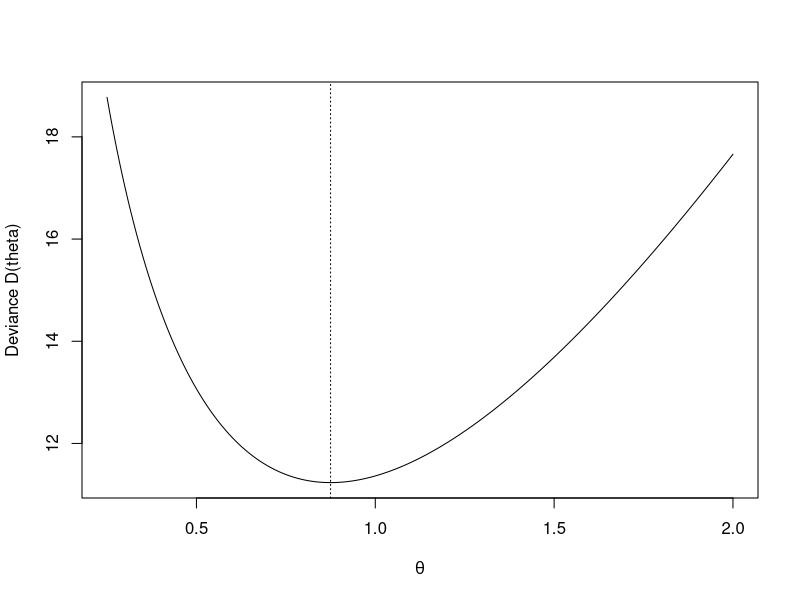

This chart was generated by the following R code:
## ---- chunk 1
y <- c(2, 0, 0, 1, 0, 1, 3, 0)
n <- length(y)
theta_hat <- mean(y)

deviance <- function(theta) {
  2 * sum(ifelse(y == 0,
                 theta,
                 y * log(y / theta) - (y - theta)))
}

theta_grid <- seq(0.25, 2, length.out = 500)
D_vals <- sapply(theta_grid, deviance)

plot(theta_grid, D_vals, type = "l",
     xlab = expression(theta),
     ylab = "Deviance D(theta)")

abline(h = qchisq(0.95, df = 1), lty = 2)
abline(v = theta_hat, lty = 3)

CI <- range(theta_grid[D_vals <= qchisq(0.95, df = 1)])
CI
